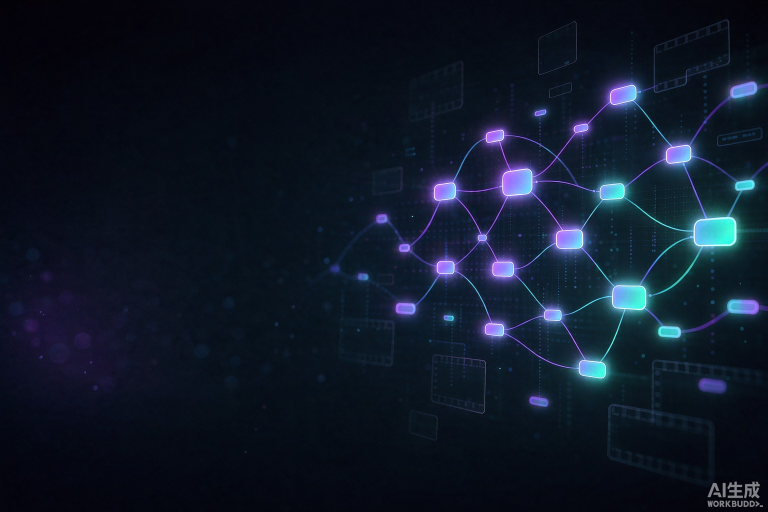
#> input picture branding/Abstract_dark_technology_backg_2026-11-12T16-30-11.jpg, 1536 x 1024 px (shown at 1/2 size); its folder holds only this picture in this run
$ python make_art.py
#> lines starting #> are read from the running program, lines starting #| are printed output that depends on the picture
"""生成发布用品牌物料：横幅、宣传卡、GitHub social preview、exe 图标。
运行：python tools/make_art.py
素材：branding/icon-256.png + 生成的背景图 + docs/screenshots/
"""
from __future__ import annotations

import glob
import os
from PIL import Image, ImageDraw, ImageFilter, ImageFont

ROOT = os.path.dirname(os.path.dirname(os.path.abspath(__file__)))
BRAND = os.path.join(ROOT, "branding")
SHOTS = os.path.join(ROOT, "docs", "screenshots")

INK = (8, 11, 17)
TEXT = (233, 238, 247)
MUTED = (150, 163, 184)
VIOLET = (140, 107, 255)
CYAN = (47, 230, 200)
FONT_BD = "C:/Windows/Fonts/msyhbd.ttc"
FONT_RG = "C:/Windows/Fonts/msyh.ttc"


def font(size: int, bold: bool = True) -> ImageFont.FreeTypeFont:
    return ImageFont.truetype(FONT_BD if bold else FONT_RG, size)


def fit_cover(image: Image.Image, size: tuple[int, int]) -> Image.Image:
    """等比裁切填满目标尺寸。"""
    tw, th = size
    scale = max(tw / image.width, th / image.height)
    resized = image.resize((int(image.width * scale + 1), int(image.height * scale + 1)),
                           Image.LANCZOS)
    left = (resized.width - tw) // 2
    top = (resized.height - th) // 2
    return resized.crop((left, top, left + tw, top + th))


def vertical_gradient(size: tuple[int, int], top: tuple[int, int, int, int],
                      bottom: tuple[int, int, int, int]) -> Image.Image:
    grad = Image.new("RGBA", (1, size[1]))
    for y in range(size[1]):
        k = y / max(size[1] - 1, 1)
        grad.putpixel((0, y), tuple(int(top[i] + (bottom[i] - top[i]) * k) for i in range(4)))
    return grad.resize(size)


def horizontal_fade(size: tuple[int, int], color: tuple[int, int, int, int],
                    start: float, end: float) -> Image.Image:
    """从 x=start 处不透明渐变到 x=end 处全透明（用于压暗文字区）。"""
    width, height = size
    grad = Image.new("RGBA", (width, 1))
    for x in range(width):
        k = (x / max(width - 1, 1) - start) / max(end - start, 1e-3)
        alpha = int(color[3] * (1.0 - max(0.0, min(1.0, k))))
        grad.putpixel((x, 0), (color[0], color[1], color[2], alpha))
    return grad.resize(size)


# [51 lines left out: functions spaced_text, rounded_shot, with_shadow, pill, translucent_box, not called in this run]


def hero_background() -> Image.Image:
    art = glob.glob(os.path.join(BRAND, "Abstract_dark_technology_backg*"))[0]
    img = Image.open(art).convert("RGB")
    # 裁掉底部水印区：只取上 60%。
    img = img.crop((0, 0, img.width, int(img.height * 0.60)))
    return fit_cover(img, (1600, 640))


def make_banner() -> None:
    img = hero_background().convert("RGBA")
#> in hero_background, img is the input picture: PIL image 1536x1024 RGB; mean R, G, B 14.8, 24, 39.4
#> in hero_background, `img = img.crop((0, 0, img.width, int(img.height * 0.60)))`:
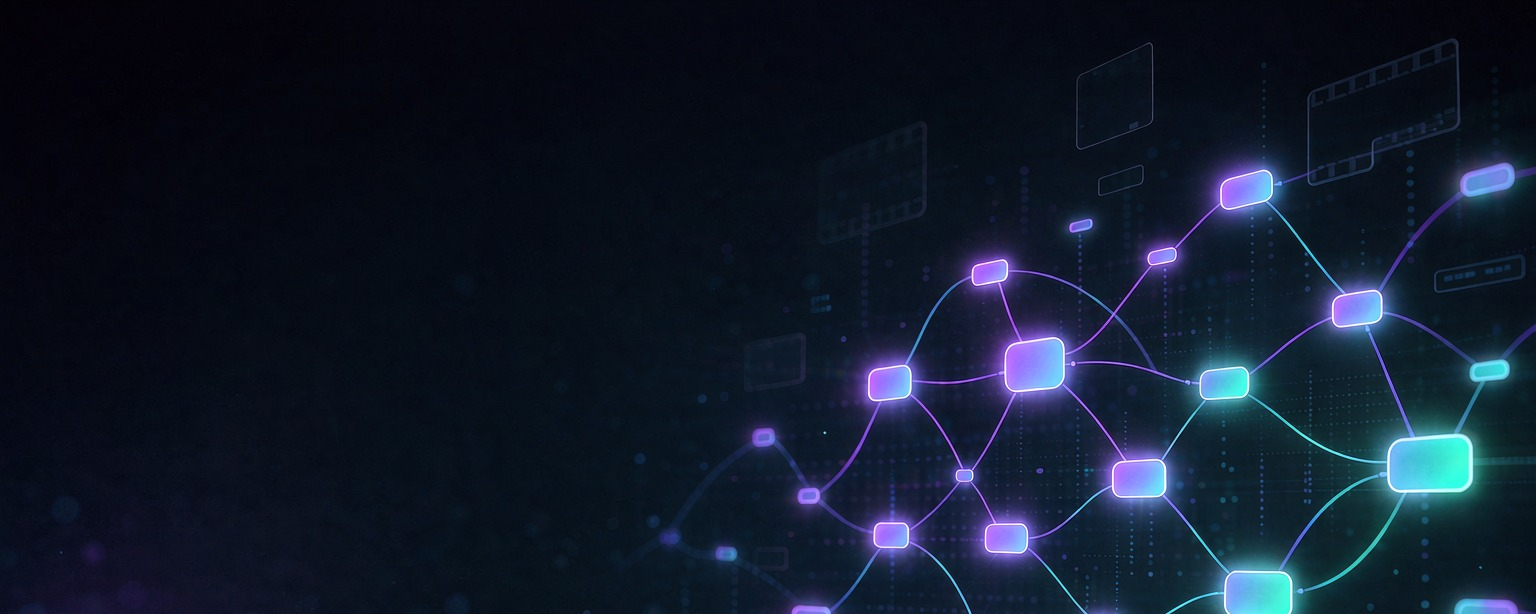
#> img: PIL image 1536x614 RGB; mean R, G, B 16.5, 26.2, 42.6
#> img: PIL image 1600x640 RGBA
    img.alpha_composite(horizontal_fade((1600, 640), (6, 9, 14, 236), 0.0, 0.66))
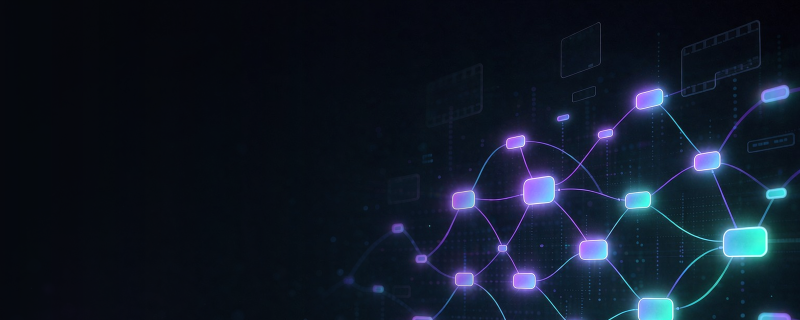
#> img: PIL image 1600x640 RGBA (shown at 1/2 size); mean R, G, B, A 15.8, 25, 39.2, 255
    img.alpha_composite(vertical_gradient((1600, 640), (0, 0, 0, 90), (0, 0, 0, 120)))
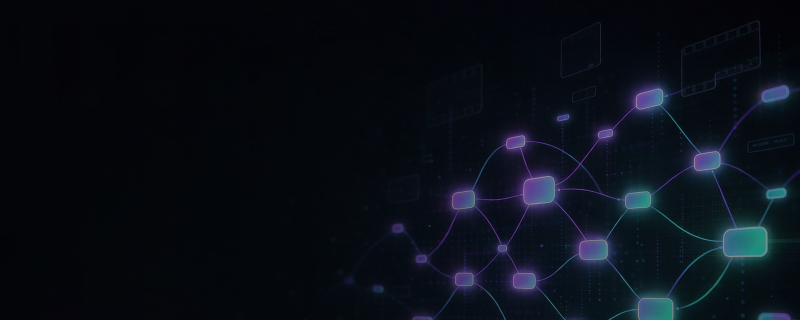
#> img: PIL image 1600x640 RGBA (shown at 1/2 size); mean R, G, B, A 9.1, 14.4, 22.7, 255

#> (the run stopped early here; a loop or call above may not have finished)
